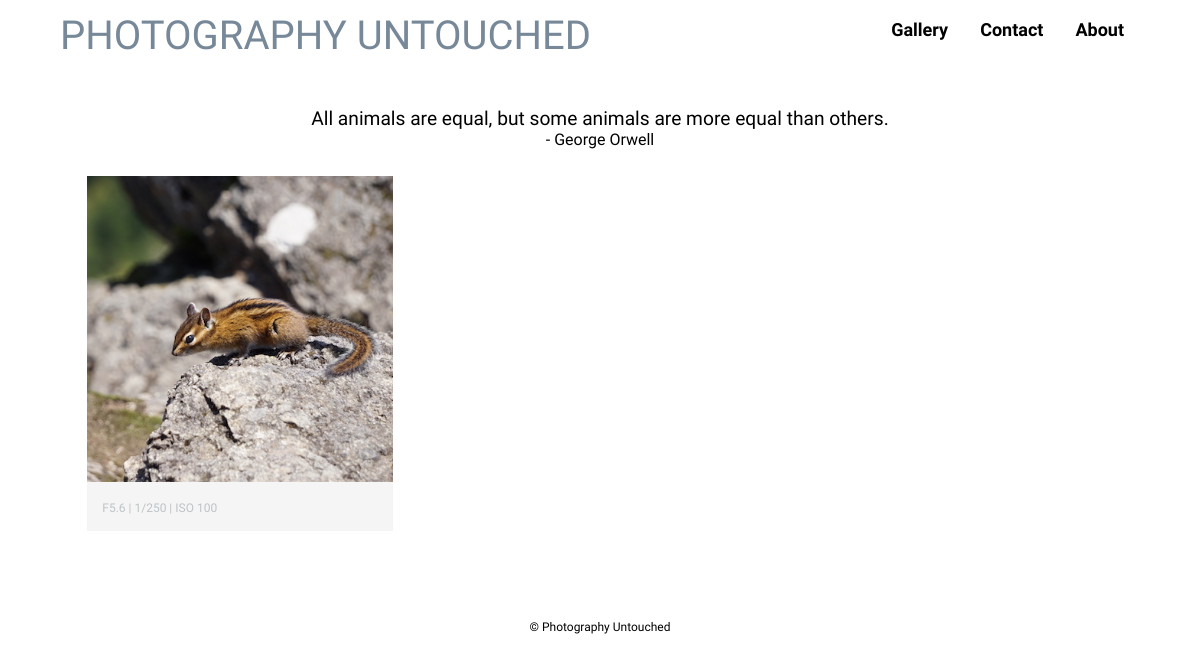
/animals/, run on the app's committed database.
### photos/models.py (models this page shows, shortened)
class Photo(models.Model):
    title = models.CharField(max_length=200)
    width = models.IntegerField(default=400)
    height = models.IntegerField(default=400)
    image = models.ImageField(null=False, blank=False, width_field="width", height_field="height")
    description = models.CharField(max_length=400, default='F-stop | Shutter Speed | ISO')
    category = models.CharField(max_length=1, default='', blank=False, choices=categories)
    location = models.CharField(max_length=200, default='')
    city = models.CharField(max_length=200, default='')
    timestamp = models.DateTimeField(auto_now_add=True, auto_now=False)
    class Meta:
        ordering = ["timestamp"]

### photos/views.py (the view)
# urls.py: url(r'^animals/', animals, name='animals')
def animals(request):
    queryset = Photo.objects.filter(category='A')
    context = {
        "photos": queryset,
    }
    return render(request, "animals.html", context)

### photography_untouched/templates/animals.html (shortened to what this page needs)
{% extends "base.html" %}
{% block content %}
      <header>
        <a href="{% url 'index' %}" id="logo">
          <h1 class = "title">PHOTOGRAPHY UNTOUCHED</h1>
        </a>
        <nav>
          <ul>
            <li><a href="{% url 'about' %}">About</a></li>
            <li><a href="{% url 'contact' %}">Contact</a></li>
            <li class="dropdown"><a href="{% url 'gallery' %}" class="dropbtn">Gallery</a>
            </li>
          </ul>
        </nav>
      </header>
      <div class="container">
          <q class="quote">All animals are equal, but some animals are more equal than others.</q><br><p class ="quoter">- George Orwell</p>
          <ul id="gallery">
            {% for photo in photos %}
            {% if photo.image %}
            <li><img src='{{ photo.image.url }}'>
            <p>{{ photo.description }}</p></li>
            {% endif %}
            {% endfor %}
          </ul>
      </div>
{% endblock %}

### photography_untouched/static/photos/style.css (style rules this page uses)
article, aside, details, figcaption, figure, footer, header, hgroup, main, nav, section, summary { display: block; }
html { font-size: 100%; -webkit-text-size-adjust: 100%; -ms-text-size-adjust: 100%; }
html, button, input, select, textarea { font-family: sans-serif; }
body { margin: 0; }
h1 { font-size: 2em; margin: 0.67em 0; }
p, pre { margin: 1em 0; }
q { quotes: none; }
q:before, q:after { content: ''; content: none; }
dl, menu, ol, ul { margin: 1em 0; }
menu, ol, ul { padding: 0 0 0 40px; }
nav ul, nav ol { list-style: none; list-style-image: none; }
img { border: 0; -ms-interpolation-mode: bicubic; }
.container { max-width: 1400px; margin: 0 auto; padding: 0 5%; }
a { text-decoration: none; }
header { float: left; margin: 0 0 30px 0; padding: 5px 0 0 0; width: 100%; }
#logo { text-align: center; margin: 0; }
h1 { font-family: 'Quicksand', sans-serif; margin: 15px 0; font-size: 1.75em; font-weight: normal; line-height: 0.8em; color: #778899; }
nav ul { list-style-type: none; margin: 0; padding: 0; overflow: hidden; }
nav li { float: right; }
nav li a, .dropbtn { display: inline-block; color: black; text-align: center; padding: 14px 16px; text-decoration: none; font-weight: 600; }
nav li.dropdown { display: inline-block; }
body { font-family: 'Anaheim', sans-serif; color: #000; background-color: #fff; }
q.quote { width: 100%; display: inline-block; padding-top: 10px; font-family: 'IM Fell Great Primer', serif; font-size: 1.2em; text-align: center; }
.quoter { text-align:center; margin: 0; }
img { max-width: 100%; }
#gallery { margin: 0; padding: 0; list-style: none; }
#gallery li { float: left; width: 45%; margin: 2.5%; background-color: #f5f5f5; color: #bdc3c7; }
#gallery li p { margin: 0; padding: 5%; font-size: 0.75em; color: #bdc3c7 }
@media screen and (min-width: 480px) { #gallery li { width: 28.3333%; } }
@media screen and (min-width: 660px) { nav { float: right; font-size: 1.125em; margin-right: 5%; text-align: right; width: 45%; } }
@media screen and (min-width: 660px) { #logo { float: left; margin-left: 5%; text-align: left; width: 45%; } }
@media screen and (min-width: 660px) { h1 { font-size: 2.5em; } }

### data on the page
Photo: image (picture), description "F5.6 | 1/250 | ISO 100"
